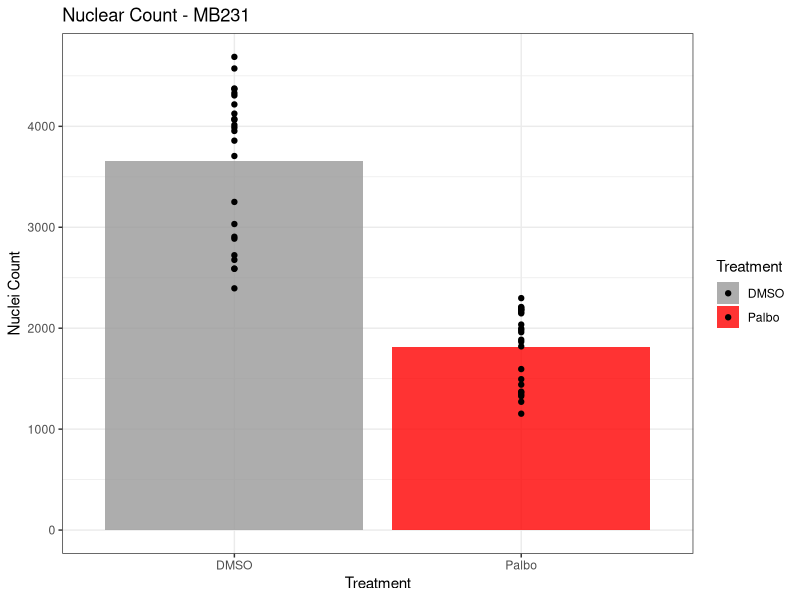
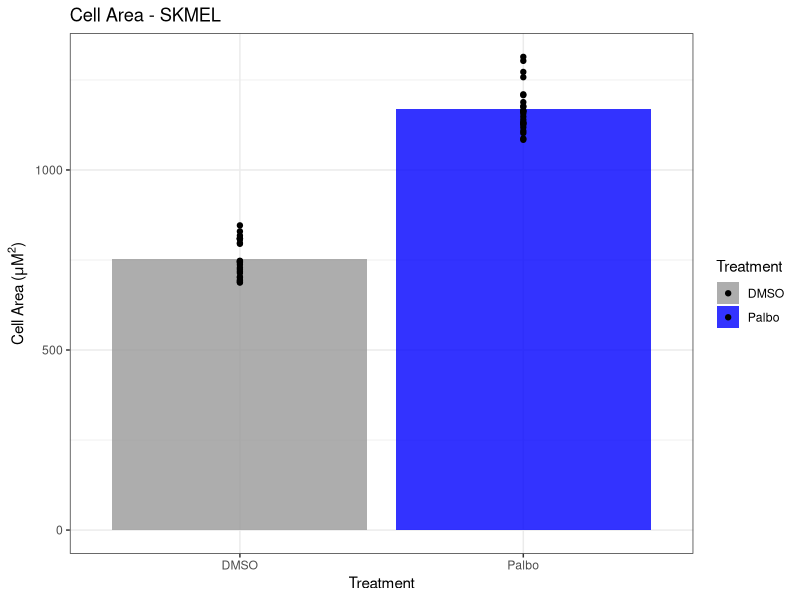
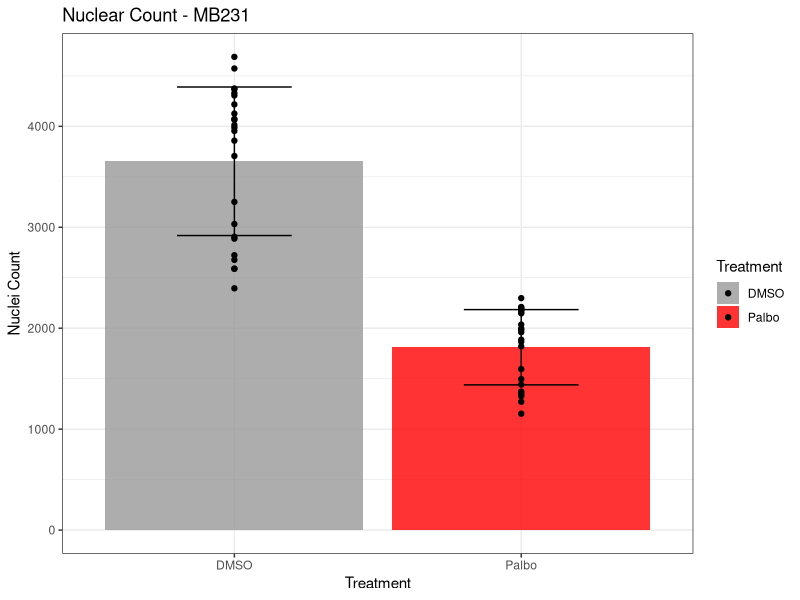
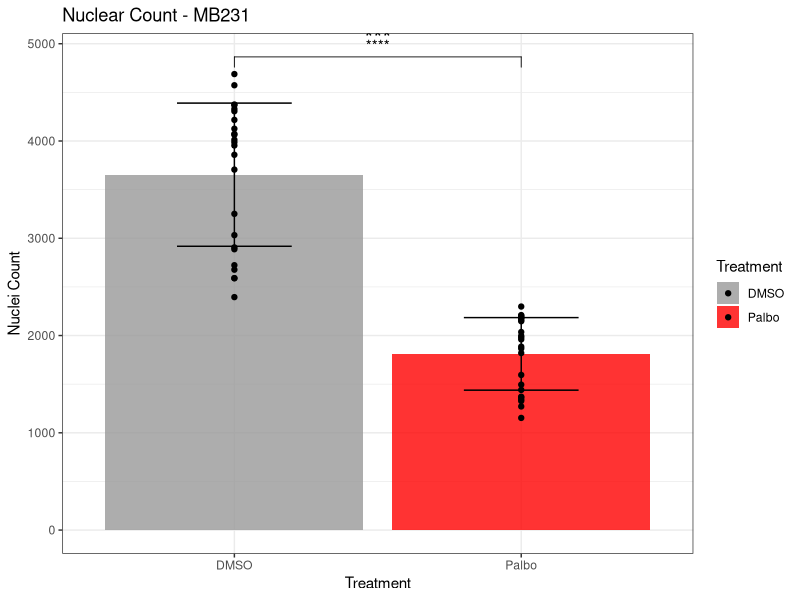
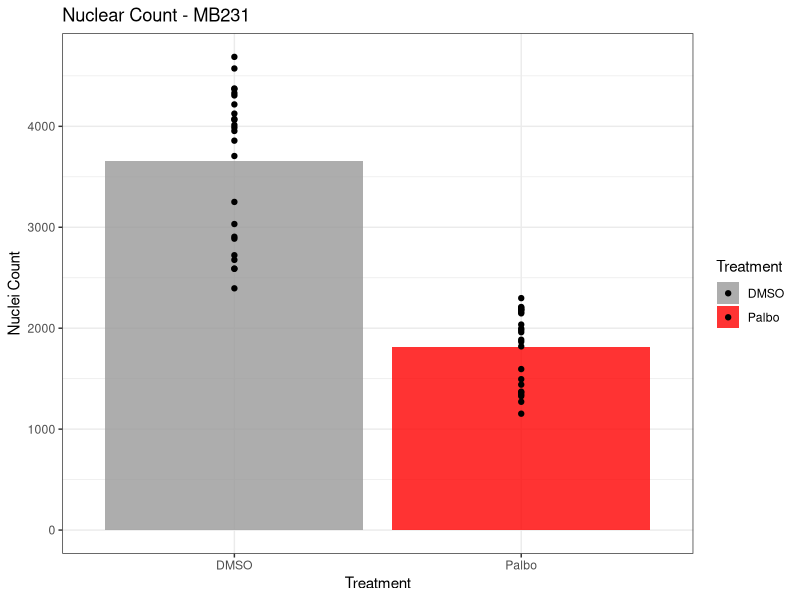
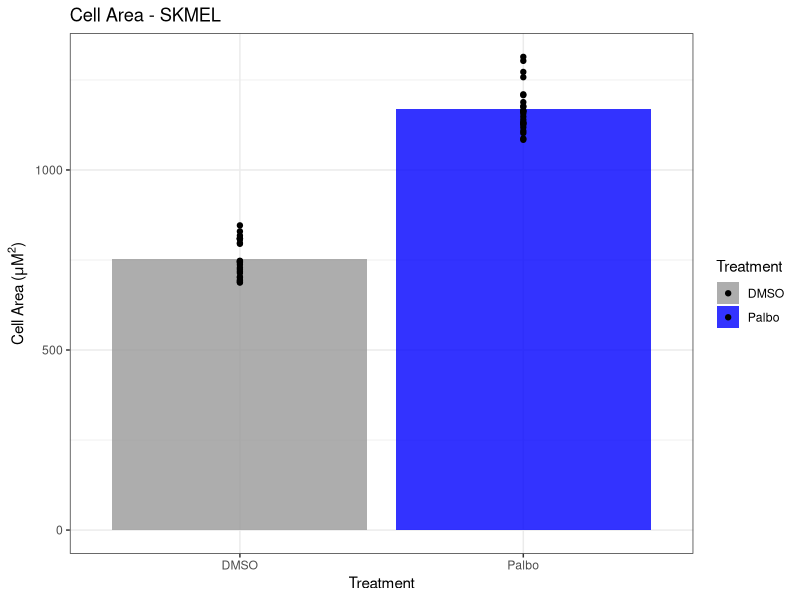
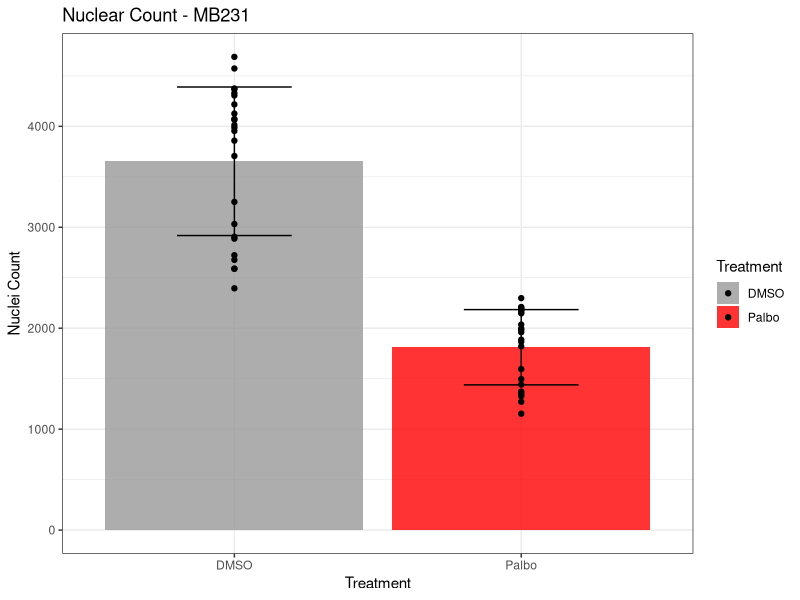
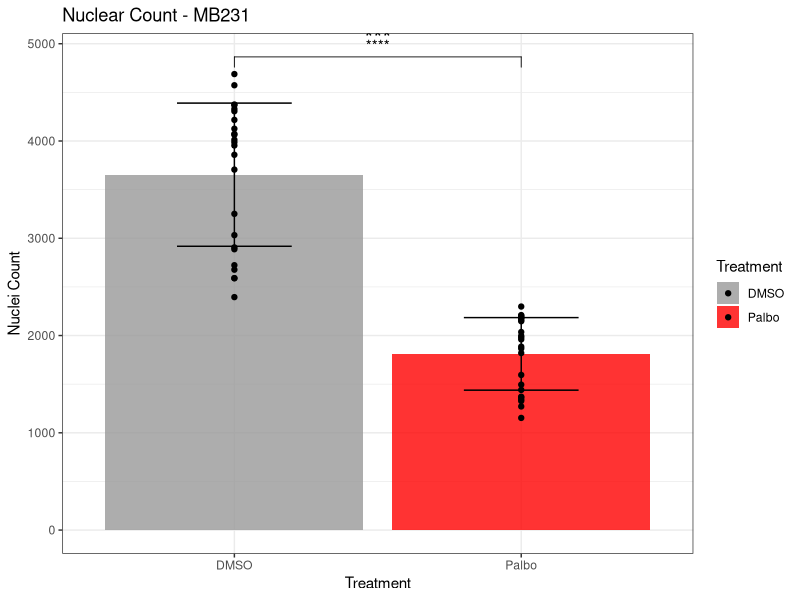

These charts were generated, in order, by the following R code:
#Data Import and Wrangle

# Useful Packages
library("gplots")       # Graphical plots
library("RColorBrewer") # Color palettes
library("matrixStats")  # Efficient matrix computations
library("plyr")        # Data manipulation
library("dplyr")       # Data manipulation
library("data.table")  # High-performance data manipulation
library("stringr")     # String manipulation
library("ggplot2")     # Elegant plots
library("Rtsne")       # Dimensionality reduction
library("readxl")      # Read Excel files

# Import CSV File
Data <- fread("Summary Data.csv") # Fast CSV reading using fread function  - update with your file name

# List the variables you want to keep - make sure wavelength is correct!
Variable_Names <- c("Row", "Column", "Nuclei Nuclei Count wv1", "Nuclei Area wv1", "Cells Area wv2")

# Use your variables list to select the columns
Data_Tidy <- Data %>% 
  select(all_of(Variable_Names))

# Add some meaningful labels based on columns - here DMSO are in columns 1-6 and Palbociclib in columns 7-12
Data_Labelled <- Data_Tidy %>% 
  mutate(Treatment = case_when(Column == 1:6 ~ "DMSO", 
                               Column == 7:12 ~ "Palbo"))

# Add some meaningful labels based on columns - here DMSO are in columns 1-6 and Palbociclib in columns 7-12
Data_Labelled <- Data_Labelled %>% 
  mutate(Cells = case_when(Row %in% c("A","B","C","D") ~ "MB231", 
                           Row %in% c("E","F","G","H") ~ "SKMEL"))

#Filter and Split Data As Needed
Data_MB231 <- Data_Labelled %>%
  filter(Cells == "MB231")

Data_SKMEL <- Data_Labelled %>%
  filter(Cells == "SKMEL")

#Making and Saving Plots
# Make a Nuclear Count Plot - MB231
ggplot(Data_MB231, aes(x = Treatment, y = `Nuclei Nuclei Count wv1`, fill = Treatment)) + 
  geom_bar(stat = "summary", fun = "mean", position = "dodge", alpha = 0.8) +
  geom_point(position = position_dodge(width = .9), color = "blaCK") +
  theme_bw() +
  scale_fill_manual(values = c("#999999", "red")) +
  labs(title = "Nuclear Count - MB231", x = "Treatment", y = "Nuclei Count") +
  guides(fill = guide_legend())

ggsave("Nuclear Count Plot MB231.png", plot = last_plot(), width = 6, height = 4, dpi = 300)

# Make a Cell Area Plot - SKMEL
ggplot(Data_SKMEL, aes(x = Treatment, y = `Cells Area wv2`, fill = Treatment)) + 
  geom_bar(stat = "summary", fun = "mean", position = "dodge", alpha = 0.8) +
  geom_point(position = position_dodge(width = .9), color = "blaCK") +
  theme_bw() +
  scale_fill_manual(values = c("#999999", "blue")) +
  labs(title = "Cell Area - SKMEL", x = "Treatment", y = expression("Cell Area (" * mu * "M"^"2" * ")")) +
  guides(fill = guide_legend())

ggsave("Cell Area Plot SKMEL1.png", plot = last_plot(), width = 6, height = 4, dpi = 300)

## Adding Error Bars
# Calculate mean and standard deviation for each treatment group
summary_stats <- Data_MB231 %>%
  group_by(Treatment) %>%
  summarise(mean_count = mean(`Nuclei Nuclei Count wv1`), 
            sd_count = sd(`Nuclei Nuclei Count wv1`))

# Remake a Nuclear Count Plot - MB231
ggplot(Data_MB231, aes(x = Treatment, y = `Nuclei Nuclei Count wv1`, fill = Treatment)) + 
  geom_bar(stat = "summary", fun = "mean", position = "dodge", alpha = 0.8) +
  geom_errorbar(data = summary_stats, aes(y = mean_count, ymin = mean_count - sd_count, ymax = mean_count + sd_count),
                width = 0.4, position = position_dodge(width = 0.9)) +
  geom_point(position = position_dodge(width = .9), color = "blaCK") +
  theme_bw() +
  scale_fill_manual(values = c("#999999", "red")) +
  labs(title = "Nuclear Count - MB231", x = "Treatment", y = "Nuclei Count") +
  guides(fill = guide_legend())

ggsave("Nuclear Count Plot MB231 with Error Bar.png", plot = last_plot(), width = 6, height = 4, dpi = 300)

# Running a t-test

# Load ggpubr package for statistical testing
library(ggpubr)

# Conduct t-test
ttest <- t.test(`Nuclei Nuclei Count wv1` ~ Treatment, data = Data_MB231)

# Extract p-value from t-test result
p_value <- ttest$p.value

# Determine significance level
significance_level <- ifelse(p_value < 0.001, "***", ifelse(p_value < 0.01, "**", ifelse(p_value < 0.05, "*", "")))

# Remake a Nuclear Count Plot - MB231
ggplot(Data_MB231, aes(x = Treatment, y = `Nuclei Nuclei Count wv1`, fill = Treatment)) + 
  geom_bar(stat = "summary", fun = "mean", position = "dodge", alpha = 0.8) +
  geom_errorbar(data = summary_stats, aes(y = mean_count, ymin = mean_count - sd_count, ymax = mean_count + sd_count),
                width = 0.4, position = position_dodge(width = 0.9)) +
  geom_point(position = position_dodge(width = .9), color = "black") +
  theme_bw() +
  scale_fill_manual(values = c("#999999", "red")) +
  labs(title = "Nuclear Count - MB231", x = "Treatment", y = "Nuclei Count") +
  guides(fill = guide_legend()) +
  stat_compare_means(label = "p.signif", method = "t.test", comparisons = list(c("DMSO", "Palbo"))) +
  annotate("text", x = 1.5, y = max(Data_MB231$`Nuclei Nuclei Count wv1`), 
           label = significance_level,
           vjust = -1.5, hjust = 0.5, size = 6, color = "black")

ggsave("Nuclear Count Plot MB231 with Error Bar and Significance.png", plot = last_plot(), width = 6, height = 4, dpi = 300)
